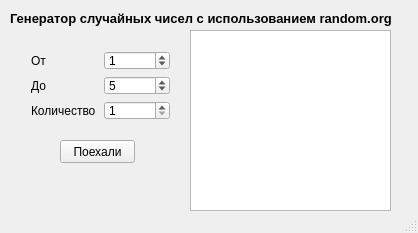
<?xml version="1.0" encoding="UTF-8"?>
<ui version="4.0">
 <class>MainWindow</class>
 <widget class="QMainWindow" name="MainWindow">
  <property name="geometry">
   <rect>
    <x>0</x>
    <y>0</y>
    <width>418</width>
    <height>233</height>
   </rect>
  </property>
  <property name="windowTitle">
   <string>My generator</string>
  </property>
  <property name="windowIcon">
   <iconset>
    <normaloff>../build-network_things-Desktop_Qt_5_5_1_MinGW_32bit-Debug/r_icon.png</normaloff>../build-network_things-Desktop_Qt_5_5_1_MinGW_32bit-Debug/r_icon.png</iconset>
  </property>
  <widget class="QWidget" name="centralWidget">
   <widget class="QPushButton" name="pushButton">
    <property name="geometry">
     <rect>
      <x>60</x>
      <y>140</y>
      <width>75</width>
      <height>23</height>
     </rect>
    </property>
    <property name="text">
     <string>Поехали</string>
    </property>
   </widget>
   <widget class="QTextEdit" name="textEdit">
    <property name="geometry">
     <rect>
      <x>190</x>
      <y>30</y>
      <width>201</width>
      <height>181</height>
     </rect>
    </property>
   </widget>
   <widget class="QLabel" name="label">
    <property name="geometry">
     <rect>
      <x>10</x>
      <y>10</y>
      <width>394</width>
      <height>16</height>
     </rect>
    </property>
    <property name="font">
     <font>
      <pointsize>10</pointsize>
      <weight>75</weight>
      <bold>true</bold>
     </font>
    </property>
    <property name="text">
     <string>Генератор случайных чисел с использованием random.org</string>
    </property>
   </widget>
   <widget class="QWidget" name="layoutWidget">
    <property name="geometry">
     <rect>
      <x>20</x>
      <y>40</y>
      <width>161</width>
      <height>91</height>
     </rect>
    </property>
    <layout class="QHBoxLayout" name="horizontalLayout">
     <item>
      <layout class="QVBoxLayout" name="verticalLayout_2">
       <item>
        <widget class="QLabel" name="label_2">
         <property name="text">
          <string>От</string>
         </property>
         <property name="buddy">
          <cstring>spinBox</cstring>
         </property>
        </widget>
       </item>
       <item>
        <widget class="QLabel" name="label_3">
         <property name="text">
          <string>До</string>
         </property>
         <property name="buddy">
          <cstring>spinBox_2</cstring>
         </property>
        </widget>
       </item>
       <item>
        <widget class="QLabel" name="label_4">
         <property name="text">
          <string>Количество</string>
         </property>
         <property name="buddy">
          <cstring>spinBox_3</cstring>
         </property>
        </widget>
       </item>
      </layout>
     </item>
     <item>
      <layout class="QVBoxLayout" name="verticalLayout">
       <item>
        <widget class="QSpinBox" name="spinBox">
         <property name="minimum">
          <number>-65535</number>
         </property>
         <property name="maximum">
          <number>65535</number>
         </property>
         <property name="value">
          <number>1</number>
         </property>
        </widget>
       </item>
       <item>
        <widget class="QSpinBox" name="spinBox_2">
         <property name="minimum">
          <number>-65535</number>
         </property>
         <property name="maximum">
          <number>65535</number>
         </property>
         <property name="value">
          <number>5</number>
         </property>
        </widget>
       </item>
       <item>
        <widget class="QSpinBox" name="spinBox_3">
         <property name="minimum">
          <number>1</number>
         </property>
         <property name="maximum">
          <number>1000</number>
         </property>
        </widget>
       </item>
      </layout>
     </item>
    </layout>
   </widget>
  </widget>
  <widget class="QStatusBar" name="statusBar"/>
 </widget>
 <layoutdefault spacing="6" margin="11"/>
 <resources/>
 <connections/>
</ui>
